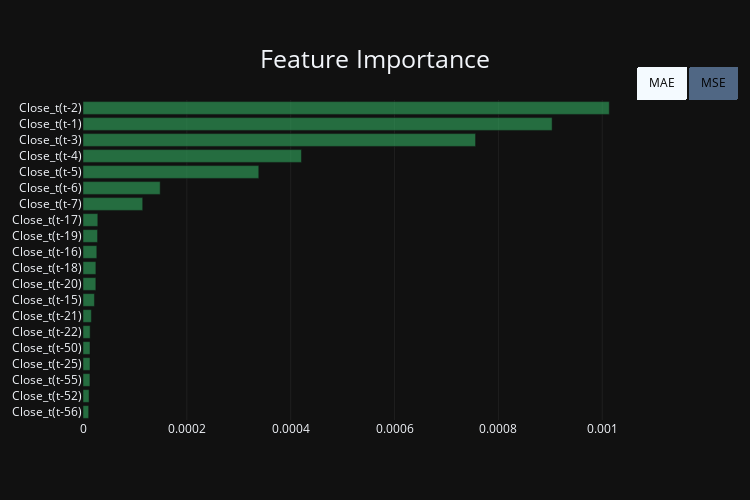

Source (notebook cell):
### Code cell
ablstm_idf = get_importance_df(ab_model, dsets['Bitcoin'], timesteps)
fig = plot_importance(ablstm_idf)
fig.update_layout(width=750, height=500)

### Figure 1 — Plotly figure (JSON) as saved in the notebook; plotly's stock layout.template omitted (floating-point values rounded to 4 significant figures)
{"data": [{"marker": {"color": "rgba(50, 171, 96, 0.6)"}, "name": "mae", "orientation": "h", "type": "bar", "visible": false, "x": [0.000147, 0.000151, 0.0001542, 0.0001543, 0.0001551, 0.0001575, 0.0001663, 0.0001855, 0.0002101, 0.0002105, 0.0002209, 0.000227, 0.0002427, 0.0006795, 0.0007399, 0.002805, 0.003423, 0.005697, 0.007406, 0.008168], "y": ["Close_t(t-21)", "Close_t(t-50)", "Close_t(t-57)", "Close_t(t-52)", "Close_t(t-15)", "Close_t(t-53)", "Close_t(t-55)", "Close_t(t-56)", "Close_t(t-19)", "Close_t(t-18)", "Close_t(t-20)", "Close_t(t-16)", "Close_t(t-17)", "Close_t(t-7)", "Close_t(t-6)", "Close_t(t-5)", "Close_t(t-4)", "Close_t(t-3)", "Close_t(t-1)", "Close_t(t-2)"]}, {"marker": {"color": "rgba(50, 171, 96, 0.6)"}, "name": "mse", "orientation": "h", "type": "bar", "visible": true, "x": [1.096e-05, 1.173e-05, 1.337e-05, 1.349e-05, 1.349e-05, 1.378e-05, 1.616e-05, 2.207e-05, 2.478e-05, 2.486e-05, 2.664e-05, 2.807e-05, 2.856e-05, 0.000115, 0.0001486, 0.0003386, 0.0004208, 0.0007561, 0.0009035, 0.001014], "y": ["Close_t(t-56)", "Close_t(t-52)", "Close_t(t-55)", "Close_t(t-25)", "Close_t(t-50)", "Close_t(t-22)", "Close_t(t-21)", "Close_t(t-15)", "Close_t(t-20)", "Close_t(t-18)", "Close_t(t-16)", "Close_t(t-19)", "Close_t(t-17)", "Close_t(t-7)", "Close_t(t-6)", "Close_t(t-5)", "Close_t(t-4)", "Close_t(t-3)", "Close_t(t-1)", "Close_t(t-2)"]}], "layout": {"autosize": true, "height": 500, "title": {"font": {"size": 25}, "text": "Feature Importance", "x": 0.5, "xanchor": "center", "y": 0.9, "yanchor": "top"}, "updatemenus": [{"active": 0, "buttons": [{"args": [{"visible": [true, false]}], "label": "MAE", "method": "update"}, {"args": [{"visible": [false, true]}], "label": "MSE", "method": "update"}], "direction": "left", "font": {"color": "black"}, "type": "buttons", "x": 1, "xanchor": "left", "y": 1, "yanchor": "bottom"}], "width": 750, "xaxis": {"gridcolor": "DarkGrey", "gridwidth": 0.1, "showgrid": true}, "yaxis": {"tickmode": "linear"}}}
